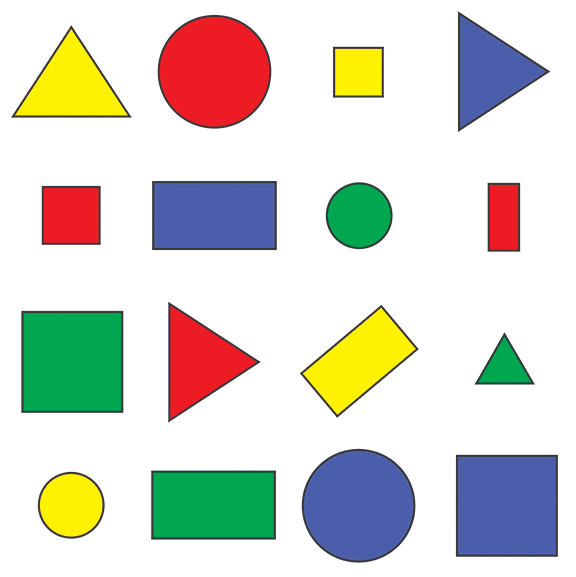
#> input picture Images/shapes.png, 576 x 577 px, found by its file name
$ python shapedetection.py
#> lines starting #> are read from the running program, lines starting #| are printed output that depends on the picture; after the words box and inside, x2 and y2 are one past the last pixel; in counts of white or black regions, pixels touching at a corner belong together
import cv2
import numpy as np


def empty(a):
    pass

cv2.namedWindow("Threshold for Canny")
cv2.resizeWindow("Threshold for Canny",400,240)
cv2.createTrackbar("Threshold1","Threshold for Canny",23,255,empty)
cv2.createTrackbar("Threshold2","Threshold for Canny",22,255,empty)

"""
stack image function :
courtesy @ShyamDev12

"""
def stackImages(scale,imgArray):
    rows = len(imgArray)
    cols = len(imgArray[0])
    rowsAvailable = isinstance(imgArray[0], list)
    width = imgArray[0][0].shape[1]
    height = imgArray[0][0].shape[0]
    if rowsAvailable:
        for x in range ( 0, rows):
            for y in range(0, cols):
                if imgArray[x][y].shape[:2] == imgArray[0][0].shape [:2]:
                    imgArray[x][y] = cv2.resize(imgArray[x][y], (0, 0), None, scale, scale)
                else:
                    imgArray[x][y] = cv2.resize(imgArray[x][y], (imgArray[0][0].shape[1], imgArray[0][0].shape[0]), None, scale, scale)
                if len(imgArray[x][y].shape) == 2: imgArray[x][y]= cv2.cvtColor( imgArray[x][y], cv2.COLOR_GRAY2BGR)
        imageBlank = np.zeros((height, width, 3), np.uint8)
        hor = [imageBlank]*rows
        hor_con = [imageBlank]*rows
        for x in range(0, rows):
            hor[x] = np.hstack(imgArray[x])
        ver = np.vstack(hor)
    else:
        for x in range(0, rows):
            if imgArray[x].shape[:2] == imgArray[0].shape[:2]:
                imgArray[x] = cv2.resize(imgArray[x], (0, 0), None, scale, scale)
            else:
                imgArray[x] = cv2.resize(imgArray[x], (imgArray[0].shape[1], imgArray[0].shape[0]), None,scale, scale)
            if len(imgArray[x].shape) == 2: imgArray[x] = cv2.cvtColor(imgArray[x], cv2.COLOR_GRAY2BGR)
        hor= np.hstack(imgArray)
        ver = hor
    return ver

def getContours(img,imgContour):

    contours,hierarchy = cv2.findContours(img,cv2.RETR_EXTERNAL,cv2.CHAIN_APPROX_NONE)

    cv2.drawContours(imgContour,contours,-1,(255, 0, 0), 2)
    """ for cnt in contours:
        area = cv2.contourArea(cnt)
        print(area)
        if area>500:
            cv2.drawContours(imgContour, cnt, -1, (255, 0, 0), 3)
            peri = cv2.arcLength(cnt,True)
            #print(peri)
            approx = cv2.approxPolyDP(cnt,0.02*peri,True)
            print(len(approx))
            objCor = len(approx)
            x, y, w, h = cv2.boundingRect(approx)

            if objCor ==3: objectType ="Tri"
            elif objCor == 4:
                aspRatio = w/float(h)
                if aspRatio >0.98 and aspRatio <1.03: objectType= "Square"
                else:objectType="Rectangle"
            elif objCor>4: objectType= "Circles"
            else:objectType="None"


            cv2.rectangle(imgContour,(x,y),(x+w,y+h),(0,255,0),2)
            cv2.putText(imgContour,objectType,
                        (x+(w//2)-10,y+(h//2)-10),cv2.FONT_HERSHEY_COMPLEX,0.7,
                        (0,0,0),2)
 """

if __name__ == "__main__":
    """
    Algorithm to find the contours : that are outlines that bound the shape or form of an object
    output gives the number of corner points along with the area od the shape.

    """

    img = cv2.imread(r"C:\Users\manda\Documents\Python Scripts\images\shapes.png")
#> img is the input picture: shape (577, 576, 3); mean B, G, R 205.1, 214.3, 214.2

    #using raw (r) because SyntaxError: (unicode error) ‘unicodeescape’ codec can’t ...
    #decode bytes in position 2-3: truncated \UXXXXXXXX escape

    imgContour = img.copy()

    while True:
        imgBlur = cv2.GaussianBlur(img,(3,3),1)

        imgGray = cv2.cvtColor(imgBlur,cv2.COLOR_BGR2GRAY)
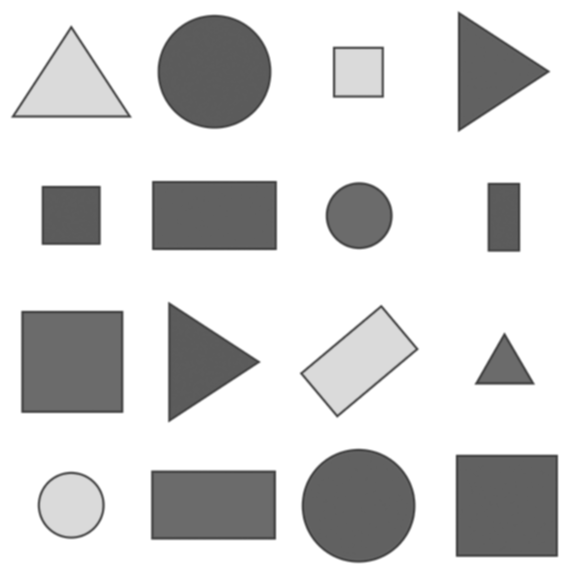
#> imgGray: shape (577, 576); min 59, max 255, mean 213.2

        #canny edge detector
        imgCanny = cv2.Canny(imgGray,threshold1=cv2.getTrackbarPos("Threshold1","Threshold for Canny"),threshold2=cv2.getTrackbarPos("Threshold2","Threshold for Canny"))
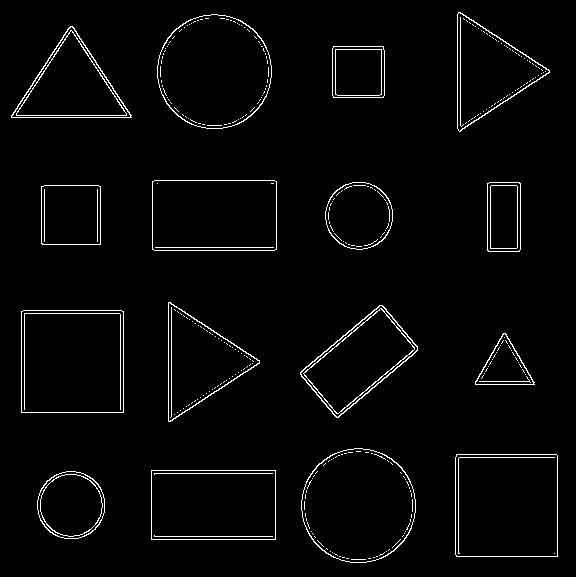
#> imgCanny: shape (577, 576); 2.6% white in thin lines or dots

        kernels = np.ones((5,5))
        imgDil= cv2.dilate(imgCanny,kernels,iterations=1)
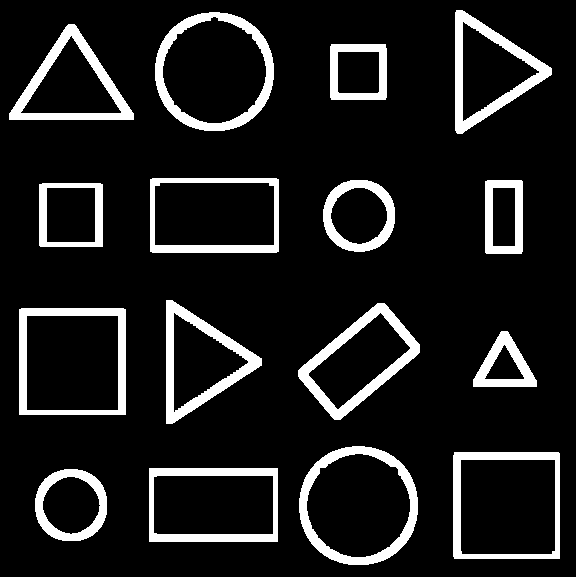
#> imgDil: shape (577, 576); 11.5% white; 16 white regions
        getContours(imgCanny,imgContour)
#> in getContours, `contours,hierarchy = cv2.findContours(img,cv2.RETR_EXTERNAL,cv2.CHAIN_..`: contours = 16 contours; largest, box (x1, y1, x2, y2) and area: (21, 310, 124, 413) 10401, (455, 454, 558, 557) 10400, (157, 14, 272, 129) 10229, (301, 448, 416, 563) 10226, (152, 180, 277, 251) 8674
#> in getContours, `cv2.drawContours(imgContour,contours,-1,(255, 0, 0), 2)`:
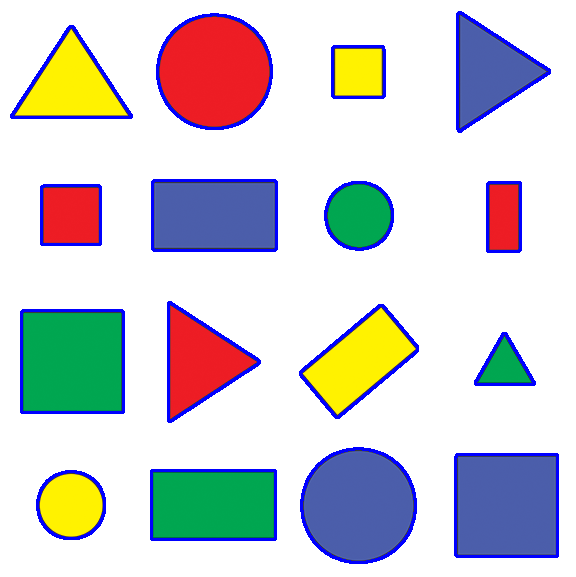
#> imgContour: shape (577, 576, 3); 4.75% of pixels changed, all inside (x1, y1, x2, y2) = (10, 11, 559, 564)

        imgBlank = np.zeros_like(img)

        imgStack = stackImages(0.5,([img,imgGray,imgCanny],
                                    [imgDil,imgContour,imgBlank]))
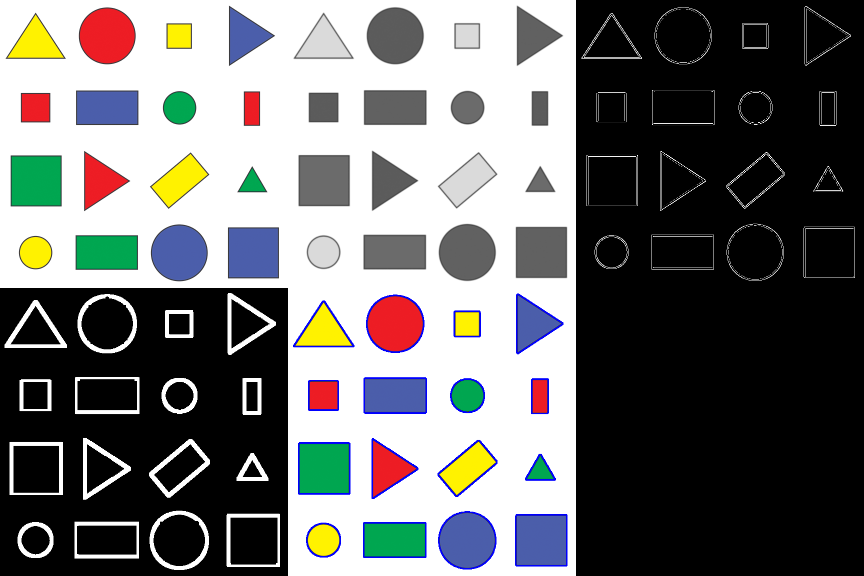
#> imgStack: shape (576, 864, 3); mean B, G, R 110.6, 111.6, 111.5

        cv2.imshow("Stack", imgStack)
        if cv2.waitKey(1) & 0XFF == ord('q'):
#> (key q is pressed here)
            break

    #cv2.waitKey(0)
